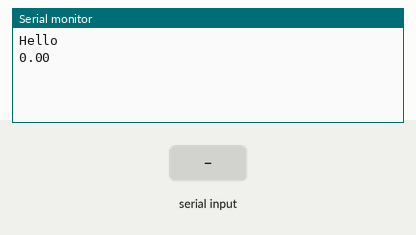
Recording of a sketch running on a simulated Arduino Uno, built with avr-gcc and run on an emulated ATmega328P. On the bench: the last lines printed to the serial monitor. Inputs (shaded band) come from the test bench.

Above: at 1.2 s.
1.3 s: "90,45\n" received over the second serial link
At 2.4 s:
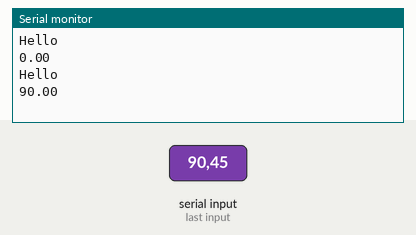
2.8 s: "30,150\n" received over the second serial link
At 4.8 s:
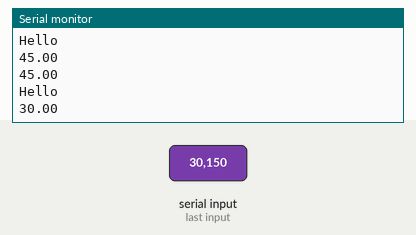
Timing chart, 0 to 6.3 s (numbered marks = the images above; inputs shaded):
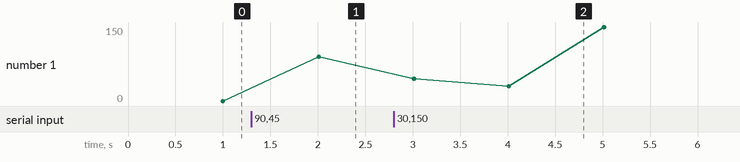

Measured:
- after the input at 1.3 s, the serial monitor: prints a new line after 0.71 s (image 1)
- after the input at 2.8 s, the serial monitor: prints a new line after 1.2 s (image 2)
- plotted number 1: 0 → 90 after the input at 1.3 s

The sketch:

ArdSlave.ino
```cpp
#include <SoftwareSerial.h>
SoftwareSerial ArduinoSerial(3,2);

void setup() {
  // put your setup code here, to run once:
Serial.begin(9600);
ArduinoSerial.begin(9600);
}

void loop() {
  // put your main code here, to run repeatedly:

  Serial.println("Hello");
  float val = ArduinoSerial.parseInt();
  Serial.println(val);
  if(ArduinoSerial.read() == '\n')
  {
    Serial.println(val);
  }
  delay(1000);

}
```
